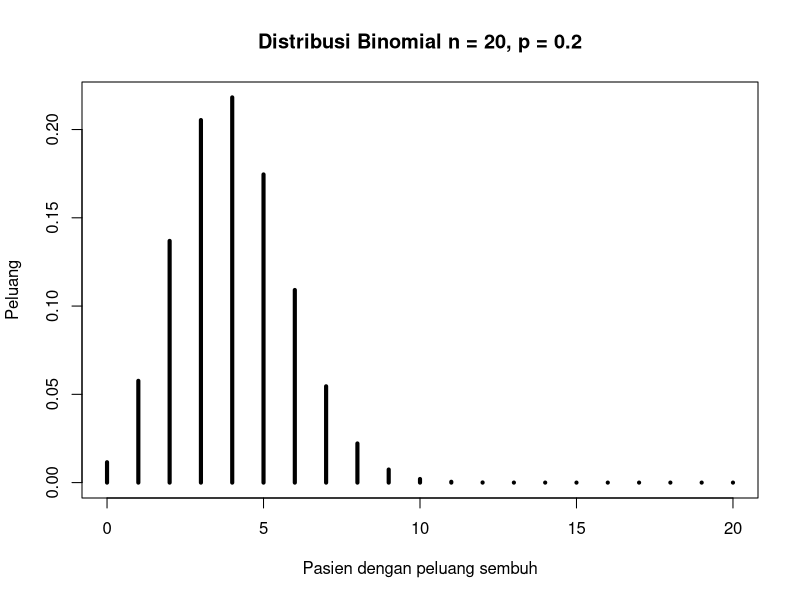
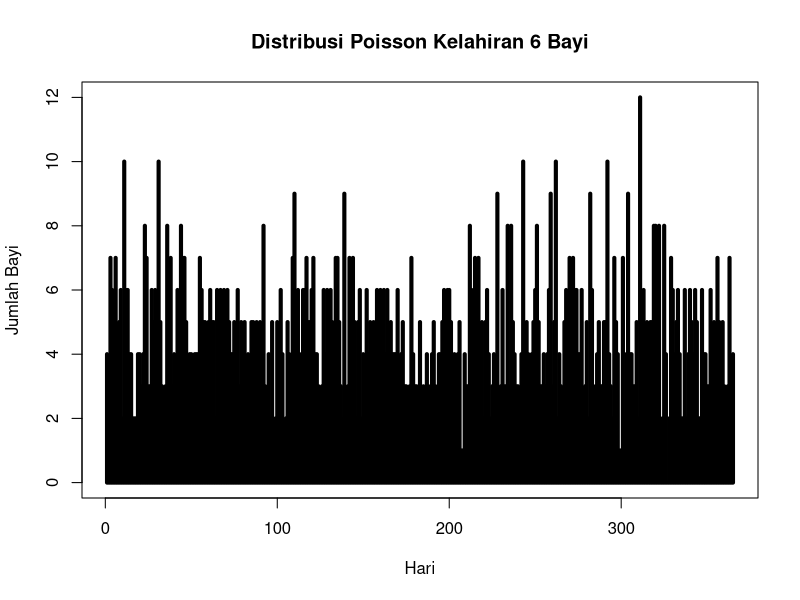
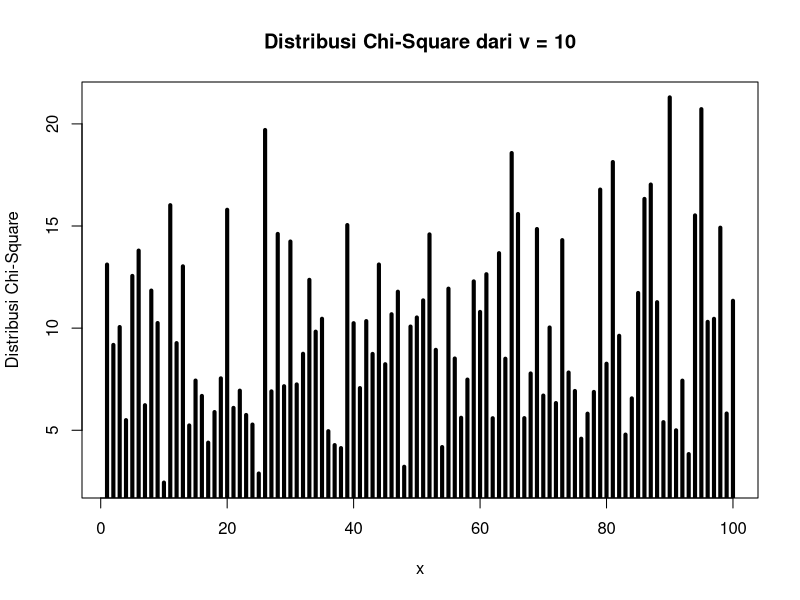
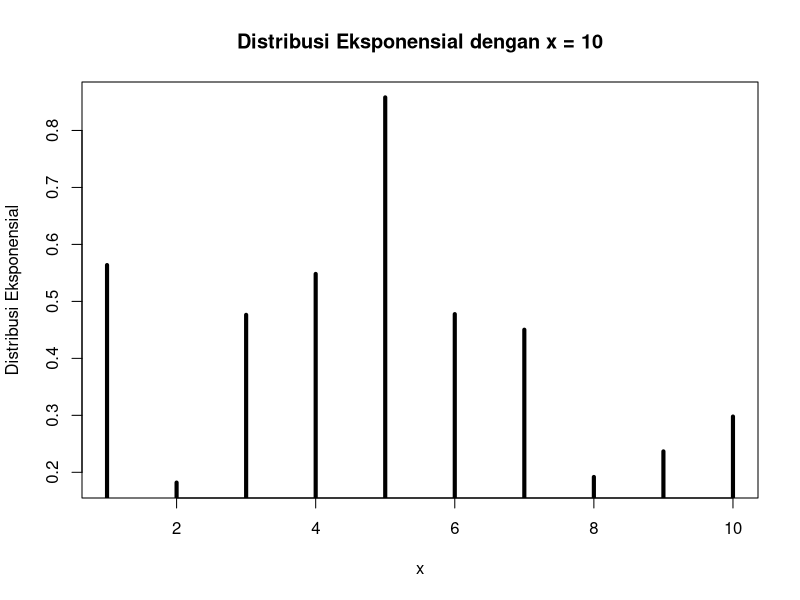
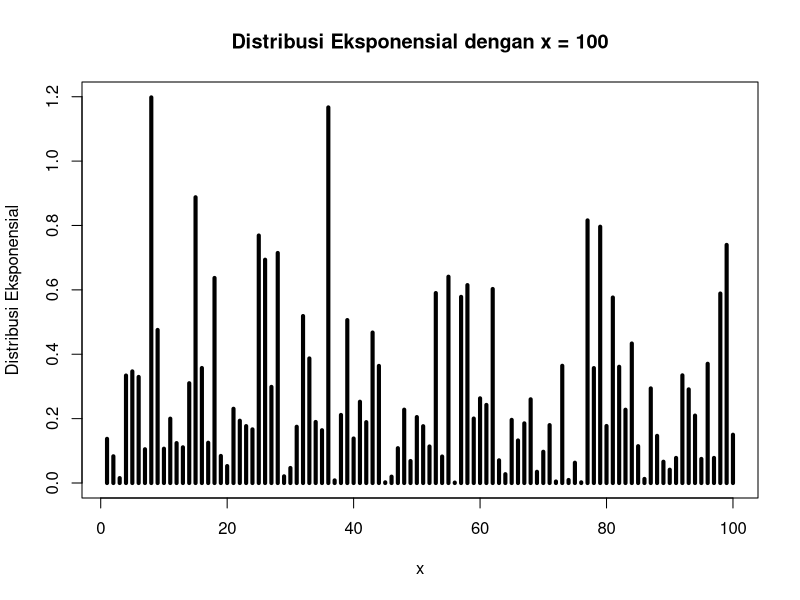
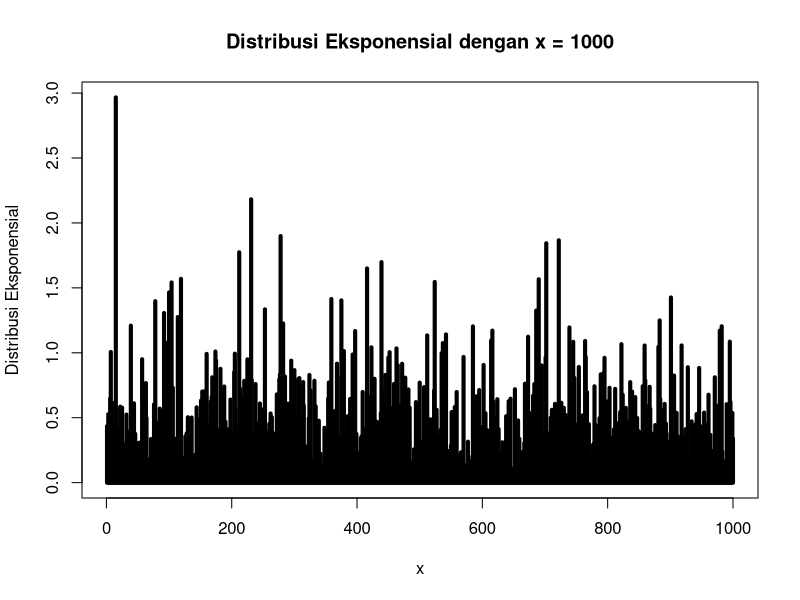
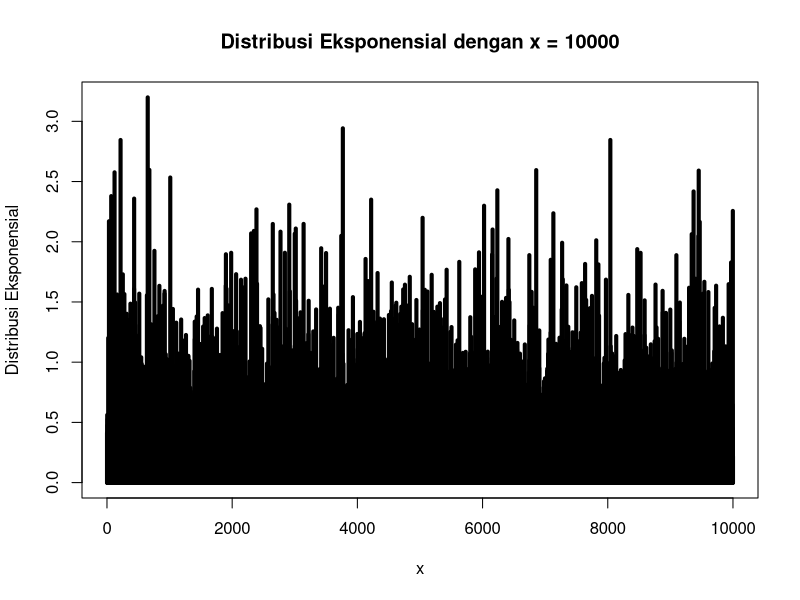
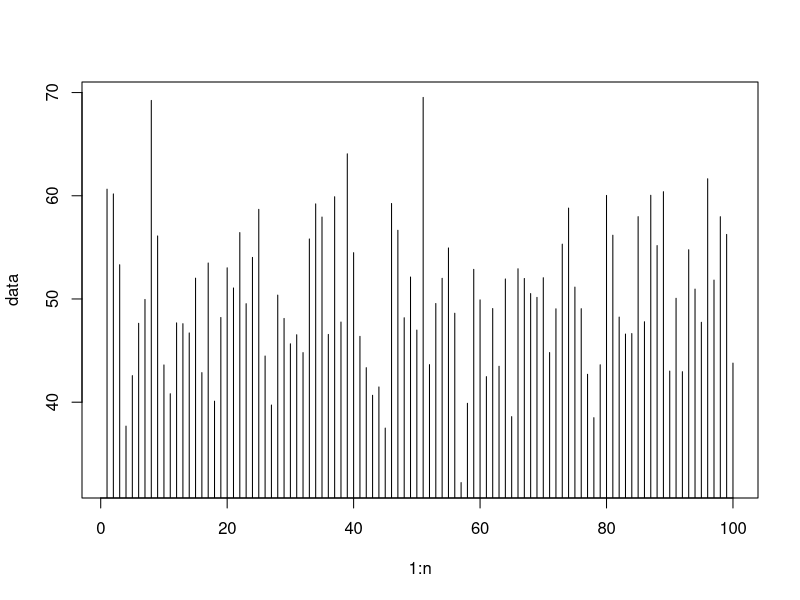

Reproduce these figures in R, in order.

# Nomor 1

# a)
# Mencari peluang penyurvei bertemu x = 3 orang yang tidak hadir
# pada acara vaksinasi sebelum keberhasilan pertama; Jika terdapat 3 orang yang 
# tidak hadir pada acara vaksinasi sebelum keberhasilan pertama, maka orang
# keempat adalah yang hadir pada keberhasilan pertama
#
# Peluang orang yang hadir (p) = 0.20, peluang orang yang tidak hadir 
# (q) = p - 1 = 1 - 0.20 = 0.80

p <- 0.20
q <- 0.80
x <- 3 + 1

b <- p * q^(x - 1)
b # 0.1024

# Dengan fungsi dgeom

dgeom(x - 1, p) # 0.1024

# b)
# Mean distribusi geometrik dengan data random = 10000, p = 0.20, dan
# distribusi geometri acak X = 3

n <- 10000
p <- 0.20
x <- 3

res <- rgeom(n, p) == 3

mean(res)

# c)
# Dari hasil poin a dan b, dapat disimpulkan bahwa hasil dari a merupakan
# nilai eksak dari peluang distribusi geometrik, sedangkan hasil dari b
# merupakan nilai estimasi yang mendekati nilai dari a.

# d)

# e)
# Rataan

mean <- 1 / p
mean

# Varians

variance <- (1-p) / p^2
variance


# Nomor 2

# a)
# Peluang 4 pasien sembuh

n <- 20
p <- 0.2
x <- 4

P <- (factorial(n)/(factorial(n - x)*factorial(x))) * p^x * (1 - p)^(n - x)
print(P) # 0.2181994

# Dengan fungsi dbinom

dbinom(x, n, p) # 0.2181994

# b)

x <- 0:n
plot(x, dbinom(x, n, p),
     type='h',
     main='Distribusi Binomial n = 20, p = 0.2',
     ylab='Peluang',
     xlab='Pasien dengan peluang sembuh',
     lwd=4)

# c)
# Rataan

n <- 20
x <- 0:n
p <- 0.2

P <- dbinom(x, n, p)
mean <- sum(x * P)
mean

# Varian

varian <- sum(x^2 * P) - mean^2
varian


# Nomor 3
# a)

lambda = 4.5
X = 6
P = (exp(1)^(-lambda) * lambda^X) / factorial(X)
P

# Dengan fungsi dpois

dpois(X, lambda)

# b)
# Simulasi

data <- rpois(365, lambda)
data

plot(1:365, data,
     type='h',
     main='Distribusi Poisson Kelahiran 6 Bayi',
     ylab='Jumlah Bayi',
     xlab='Hari',
     lwd=4)

# c)

# d)
# Mean = lambda dan Varian = lambda

mean = lambda
mean

varian = lambda
varian


# Nomor 4
# a)

x <- 2
v <- 10

dchisq(x, v)

# b)

n <- 100
data <- rchisq(n, v)
plot(1:n, data,
     type='h',
     main='Distribusi Chi-Square dari v = 10',
     ylab='Distribusi Chi-Square',
     xlab='x',
     lwd=4)

# c)
# Rataan = v, varian = 2v
mean <- v
mean

varian <- 2*v
varian


# Nomor 5
# a)
# Dengan range 1-100

lambda <- 3

dexp(1:100, lambda)

# b)
         
x <- 10
data <- rexp(x, lambda)
plot(1:10, data,
     type='h',
     main='Distribusi Eksponensial dengan x = 10',
     ylab='Distribusi Eksponensial',
     xlab='x',
     lwd=4)

x <- 100
data <- rexp(x, lambda)
plot(1:100, data,
     type='h',
     main='Distribusi Eksponensial dengan x = 100',
     ylab='Distribusi Eksponensial',
     xlab='x',
     lwd=4)

x <- 1000
data <- rexp(x, lambda)
plot(1:1000, data,
     type='h',
     main='Distribusi Eksponensial dengan x = 1000',
     ylab='Distribusi Eksponensial',
     xlab='x',
     lwd=4)

x <- 10000
data <- rexp(x, lambda)
plot(1:10000, data,
     type='h',
     main='Distribusi Eksponensial dengan x = 10000',
     ylab='Distribusi Eksponensial',
     xlab='x',
     lwd=4)

# c)

set.seed(1) 

n <- 100
lambda <- 3

# Rataan = 1/lambda, varian = 1/lambda^2

mean <- 1 / lambda
mean

varian <- 1 / lambda^2
varian


# Nomor 6
# a)

n <- 100
mean <- 50
sd <- 8

# Membuat nilai acak untuk x
x <- runif(1, min = runif(1, max = mean), max = runif(1, min = mean, max = n))

# Mendapatkan z score
z_score <- (x - mean) / sd

data <- rnorm(n, mean, sd)
plot(1:n, data, type = 'h')

# b)

hist(data, breaks=50, 
     main = "5025201211_AzzuraMPM_Probstat_C_DNhistogram"
     )

# c)
var(data)

